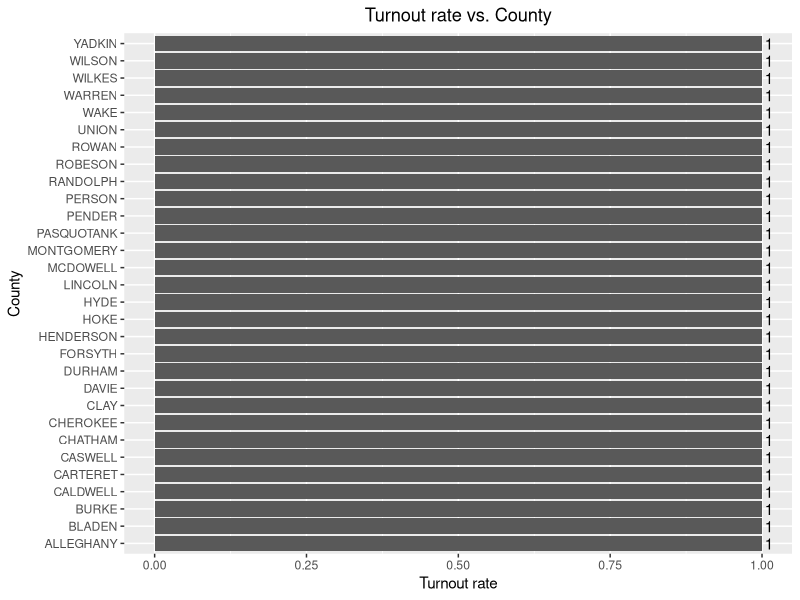
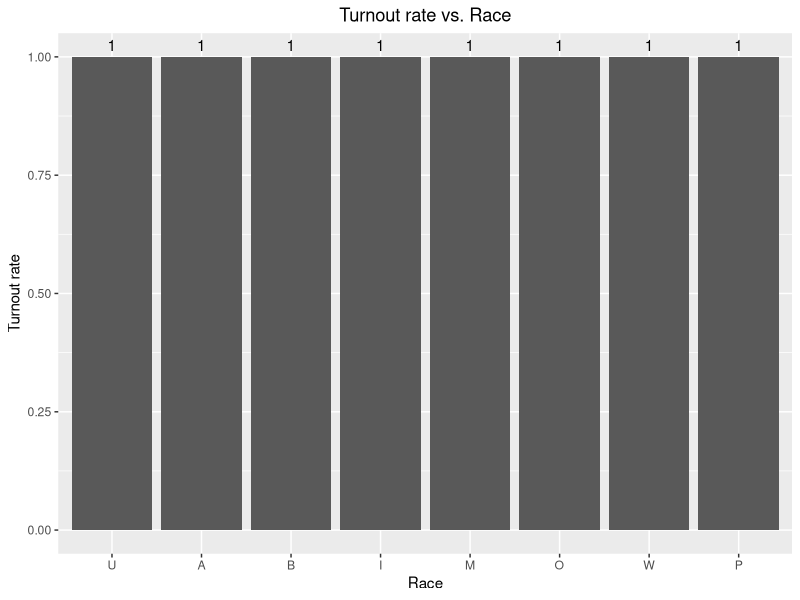
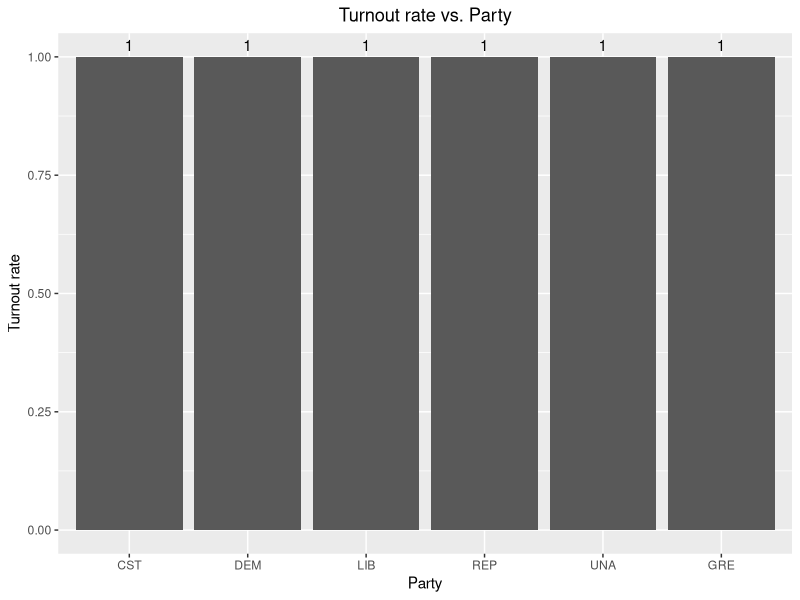
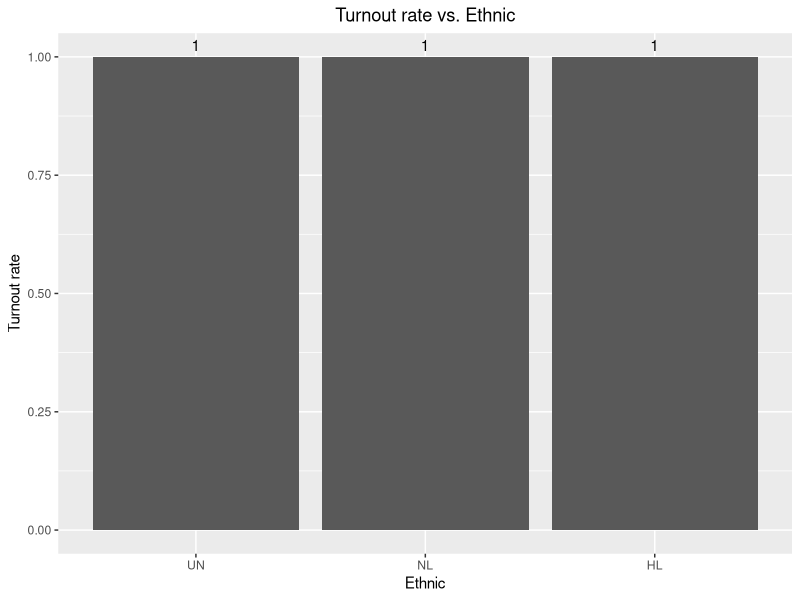
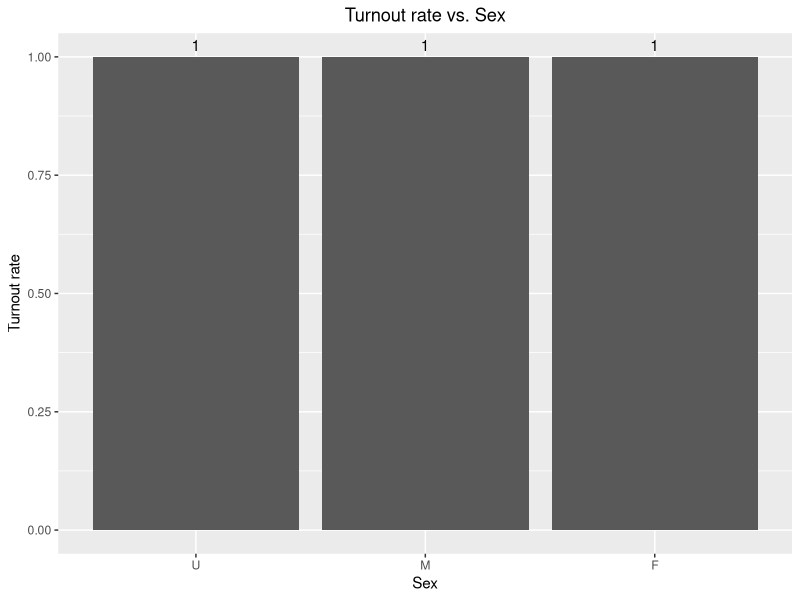
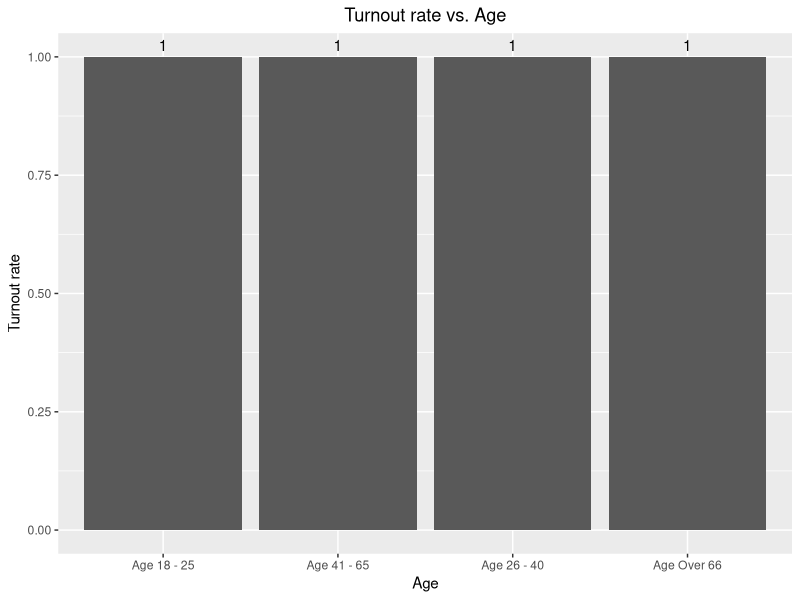
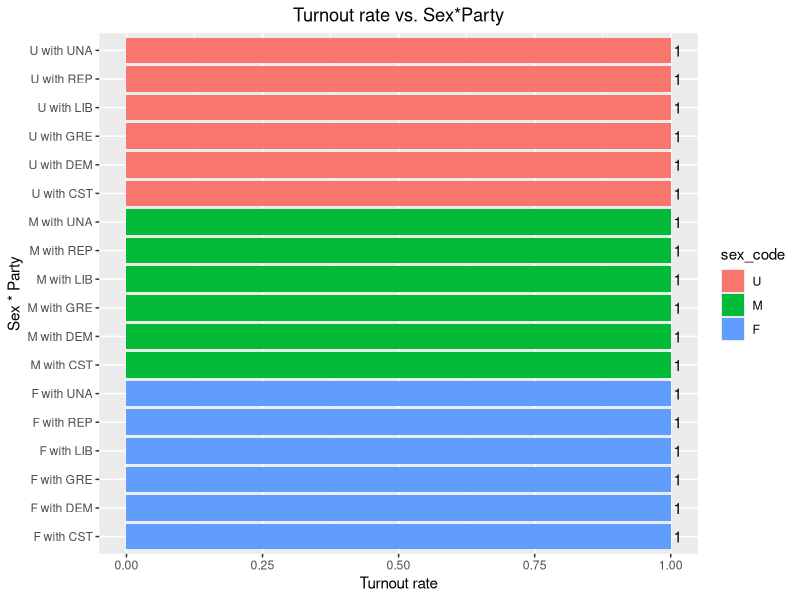
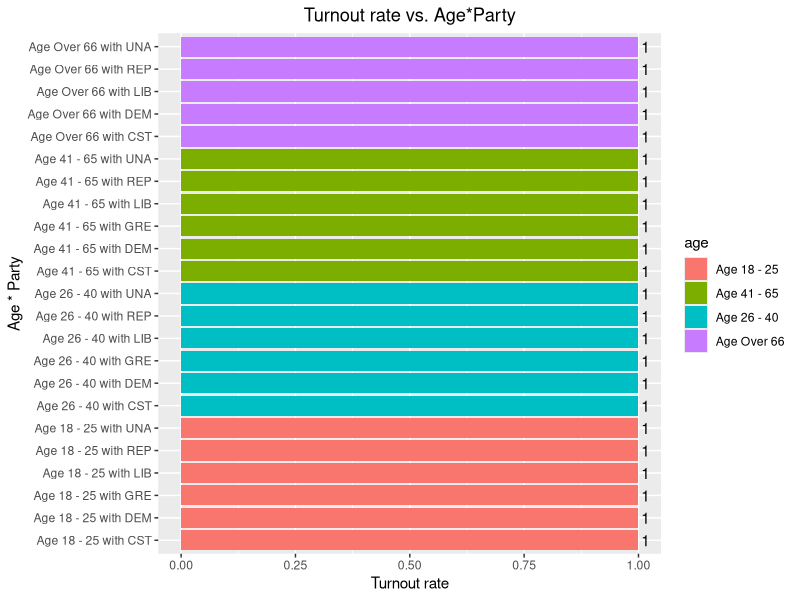

The R script that drew these images, in order: (Note: this script raises an error after producing the figures.)
## ---- chunk 1
knitr::opts_chunk$set(echo = T, cache = T)
library(tidyverse)
library(lme4)
library(lattice)
library(kableExtra)
## ---- chunk 2
# contains info about the aggregate counts of voters who actually voted by demographic variables

votes <- read.table("history_stats_20201103.txt", header = TRUE, fill = TRUE, sep = '\t')

# contains info about the aggregate counts of registered voters by demographic variables
registers <- read.table("voter_stats_20201103.txt", header = TRUE, fill = TRUE, sep = '\t')
## ---- chunk 3
# set "" or " " to NA
registers[registers %in% c("", " ")] <- NA
votes[votes == " "] <- NA

# unique(registers$election_date) # "11/03/2020" NA 
# unique(registers$stats_type) # "history" NA  
# unique(registers$update_date) # "01/13/2021" NA     

# remove above three columns

registers <- registers %>%
  select(-c(election_date, stats_type, update_date)) %>%
  mutate(total_voters2 = as.numeric(total_voters))

votes <- votes %>%
  select(-c(election_date, stats_type, update_date)) %>%
  mutate(total_voters = as.numeric(total_voters))
## ---- chunk 4
# aggregated_data <- aggregate(voter$total_voters,
#                              list(county_desc = voter$county_desc,
#                                   age=voter$age,
#                                   party_cd=voter$party_cd, 
#                                   race_code = voter$race_code, 
#                                   sex_code = voter$sex_code, 
#                                   precinct_abbrv = voter$precinct_abbrv,
#                                   ethnic_code = voter$ethnic_code,
#                                   voting_method_desc = voter$voting_method_desc),
#                              sum)
# 
# aggregated_data <- aggregated_data %>%
#   rename(total_voters = x)

## ---- chunk 5
votes <- votes %>%
  group_by(county_desc, age, party_cd, race_code, ethnic_code, sex_code) %>%
  summarize(total_vot = sum(total_voters, na.rm = T))

data <- registers %>%
  group_by(county_desc, party_cd, race_code, ethnic_code, sex_code, age) %>%
  summarize(total_reg = sum(total_voters2, na.rm = T)) %>%
  left_join(votes, by = c(
    "county_desc", "age", "party_cd", "race_code", "ethnic_code", "sex_code"
  ))
## ---- chunk 6
data <- data %>%
  mutate(
    total_vot = as.numeric(total_vot), 
    total_reg = as.numeric(total_reg), 
    county_desc = as.factor(county_desc), 
    party_cd = as.factor(party_cd), 
    race_code = as.factor(race_code), 
    sex_code = as.factor(sex_code), 
    ethnic_code = as.factor(ethnic_code), 
    age = as.factor(age)
  )
## ---- chunk 7
# 13066 rows
data <- data %>%
  filter(!is.na(total_reg)) %>%
  mutate(
    total_vot = case_when(
      is.na(total_vot) ~ 0,
      total_vot > total_reg ~ total_reg,
      TRUE ~ total_vot
    )
  ) %>%
  drop_na()
## ---- chunk 8
set.seed(1031)

counties <- sample(unique(data$county_desc), 30)

data <- data %>%
  filter(county_desc %in% counties)
## ---- chunk 9
turnout_rate <- sum(data$total_vot) / sum(data$total_reg)

data.frame(group = "Total", turnout_rate = turnout_rate)
## ---- chunk 10
data %>%
  group_by(county_desc) %>%
  summarise(total_reg = sum(total_reg),
            total_vot = sum(total_vot), .groups = "drop") %>%
  mutate(turnout_rate = total_vot / total_reg) %>%
  ggplot( aes(x = county_desc, y = turnout_rate)) +
    geom_bar(stat = "identity") +
    ylim(0,1) +
    xlab("County") + ylab("Turnout rate") +
    geom_text(aes(label=format(turnout_rate, digits = 2)), hjust = -0.3) +
    ggtitle("Turnout rate vs. County") +
      theme(plot.title = element_text(hjust = 0.5)) +
    coord_flip()
## ---- chunk 11
data %>%
  group_by(race_code) %>%
  summarise(total_reg = sum(total_reg),
            total_vot = sum(total_vot), .groups = "drop") %>%
  mutate(turnout_rate = total_vot / total_reg) %>%
  select(group = race_code, turnout_rate) %>%
  ggplot( aes(x = group, y = turnout_rate)) +
  geom_bar(stat = "identity") +
  ylim(0,1) +
  xlab("Race") + ylab("Turnout rate") +
  geom_text(aes(label=format(turnout_rate, digits = 2)), vjust = -0.5) +
  ggtitle("Turnout rate vs. Race") +
    theme(plot.title = element_text(hjust = 0.5))
## ---- chunk 12
data %>%
  group_by(party_cd) %>%
  summarise(total_reg = sum(total_reg),
            total_vot = sum(total_vot), .groups = "drop") %>%
  mutate(turnout_rate = total_vot / total_reg) %>%
  select(group = party_cd, turnout_rate) %>%
  ggplot( aes(x = group, y = turnout_rate)) +
  geom_bar(stat = "identity") +
  ylim(0,1) +
  xlab("Party") + ylab("Turnout rate") +
  geom_text(aes(label=format(turnout_rate, digits = 2)), vjust = -0.5) +
  ggtitle("Turnout rate vs. Party") +
    theme(plot.title = element_text(hjust = 0.5))

## ---- chunk 13
data %>%
  group_by(ethnic_code) %>%
  summarise(total_reg = sum(total_reg),
            total_vot = sum(total_vot), .groups = "drop") %>%
  mutate(turnout_rate = total_vot / total_reg) %>%
  select(group = ethnic_code, turnout_rate) %>%
  ggplot( aes(x = group, y = turnout_rate)) +
  geom_bar(stat = "identity") +
  ylim(0,1) +
  xlab("Ethnic") + ylab("Turnout rate") +
  geom_text(aes(label=format(turnout_rate, digits = 2)), vjust = -0.5) +
  ggtitle("Turnout rate vs. Ethnic") +
    theme(plot.title = element_text(hjust = 0.5))

## ---- chunk 14
data %>%
  group_by(sex_code) %>%
  summarise(total_reg = sum(total_reg),
            total_vot = sum(total_vot), .groups = "drop") %>%
  mutate(turnout_rate = total_vot / total_reg) %>%
  select(group = sex_code, turnout_rate) %>%
  ggplot( aes(x = group, y = turnout_rate)) +
  geom_bar(stat = "identity") +
  ylim(0,1) +
  xlab("Sex") + ylab("Turnout rate") +
  geom_text(aes(label=format(turnout_rate, digits = 2)), vjust = -0.5) +
  ggtitle("Turnout rate vs. Sex") +
    theme(plot.title = element_text(hjust = 0.5))

## ---- chunk 15
data %>%
  group_by(age) %>%
  summarise(total_reg = sum(total_reg),
            total_vot = sum(total_vot), .groups = "drop") %>%
  mutate(turnout_rate = total_vot / total_reg) %>%
  select(group = age, turnout_rate) %>%
  ggplot( aes(x = group, y = turnout_rate)) +
  geom_bar(stat = "identity") +
  ylim(0,1) +
  xlab("Age") + ylab("Turnout rate") +
  geom_text(aes(label=format(turnout_rate, digits = 2)), vjust = -0.5) +
  ggtitle("Turnout rate vs. Age") +
    theme(plot.title = element_text(hjust = 0.5))

## ---- chunk 16
data %>%
  group_by(sex_code, party_cd) %>%
  summarise(total_reg = sum(total_reg),
            total_vot = sum(total_vot), .groups = "drop") %>%
  mutate(turnout_rate = total_vot / total_reg,
         group = paste0(sex_code, " with ", party_cd)) %>%
  select(group = group, turnout_rate, sex_code, party_cd) %>%
  ggplot( aes(x = group, y = turnout_rate, fill = sex_code)) +
  geom_bar(stat = "identity") +
  ylim(0,1) +
  xlab("Sex * Party") + ylab("Turnout rate") +
  geom_text(aes(label=format(turnout_rate, digits = 2)), hjust = -0.3) +
  coord_flip() +
  ggtitle("Turnout rate vs. Sex*Party") +
    theme(plot.title = element_text(hjust = 0.5))

## ---- chunk 17
data %>%
  group_by(age, party_cd) %>%
  summarise(total_reg = sum(total_reg),
            total_vot = sum(total_vot), .groups = "drop") %>%
  mutate(turnout_rate = total_vot / total_reg,
         group = paste0(age, " with ", party_cd)) %>%
  select(group = group, turnout_rate, age, party_cd) %>%
  ggplot( aes(x = group, y = turnout_rate, fill = age)) +
  geom_bar(stat = "identity") +
  ylim(0,1) +
  xlab("Age * Party") + ylab("Turnout rate") +
  geom_text(aes(label=format(turnout_rate, digits = 2)), hjust = -0.3) +
  coord_flip() +
  ggtitle("Turnout rate vs. Age*Party") +
    theme(plot.title = element_text(hjust = 0.5))


## ---- chunk 18
data %>%
  group_by(age, race_code) %>%
  summarise(total_reg = sum(total_reg),
            total_vot = sum(total_vot), .groups = "drop") %>%
  mutate(turnout_rate = total_vot / total_reg,
         group = paste0(age, " with ", race_code)) %>%
  select(group = group, turnout_rate, age, race_code) %>%
  ggplot( aes(x = group, y = turnout_rate, fill = age)) +
  geom_bar(stat = "identity") +
  ylim(0,1) +
  xlab("Age * Race") + ylab("Turnout rate") +
  geom_text(aes(label=format(turnout_rate, digits = 2)), hjust = -0.3) +
  coord_flip() +
  ggtitle("Turnout rate vs. Age*Race") +
    theme(plot.title = element_text(hjust = 0.5))
## ---- chunk 19
mod1 <- glmer(cbind(total_vot, total_reg - total_vot) ~
                      1 + (1|county_desc),
                    data = data, family = binomial,
              control=glmerControl(optimizer = "bobyqa"))
## ---- chunk 20
as.data.frame(summary(mod1)$coefficients) %>%
  mutate(`95% CI` = paste0(
    '[', 
    round(Estimate - 1.96 * `Std. Error`, 3), ', ', 
    round(Estimate + 1.96 * `Std. Error`, 3), ']' )
  ) %>%
  select(Estimate, `95% CI`) %>%
  kable(digits=3) %>%
  kable_styling(full_width=FALSE) %>%
  kable_classic()
## ---- chunk 21
library(pROC)

data_expand <- data %>%
  mutate(resp = map2(total_vot, total_reg, ~ c(
    rep(1, .x), rep(0, .y - .x)
  ))) %>%
  unnest(cols = c(resp)) %>%
  select(-c(total_reg, total_vot))

sample <- sample(c(TRUE, FALSE), nrow(data_expand), replace=TRUE, prob=c(0.7,0.3))
train <- data_expand[sample,]
test <- data_expand[!sample,]

# mod2 <- glmer(resp ~ 1 + party_cd + (1 | county_desc),
#               data = train, family = binomial)

as.data.frame(summary(mod2)$coefficients) %>%
  mutate(`95% CI` = paste0(
    '[', 
    round(Estimate - 1.96 * `Std. Error`, 3), ', ', 
    round(Estimate + 1.96 * `Std. Error`, 3), ']' )
  ) %>%
  select(Estimate, `95% CI`) %>%
  kable(digits=3) %>%
  kable_styling(full_width=FALSE) %>%
  kable_classic()

predicted <- predict(mod2, test, type="response")

rocobj <- roc(test$resp, predicted)

ggroc(rocobj, size=1) +
  coord_fixed() +
  geom_abline(intercept=1, slope=1, linetype="dashed", color="red") +
  theme_bw()
## ---- chunk 22

## ---- chunk 23
